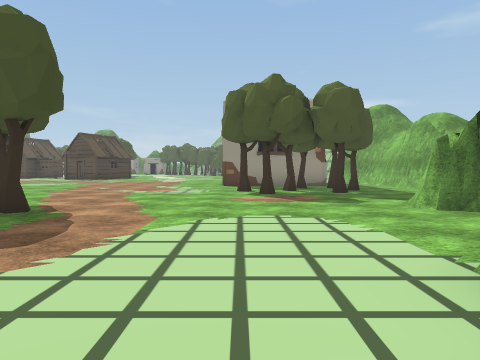
view 1 (above)

24 first-person views from a walk through a scene from a Unity 3-D project. The camera is 1.3 m above the floor, tilts 2° down and sees 70° across. The floor is counted in squares, 2 m on a side. Each view is taken from the middle of a square. On the plan, view 1 faces up. The plan holds only what a view shows up to about 10 squares ahead; the rest is blank. The place goes on beyond the plan. The player character is not drawn. Some animated figures are left out. Some surface patterns are stand-ins.

view 2
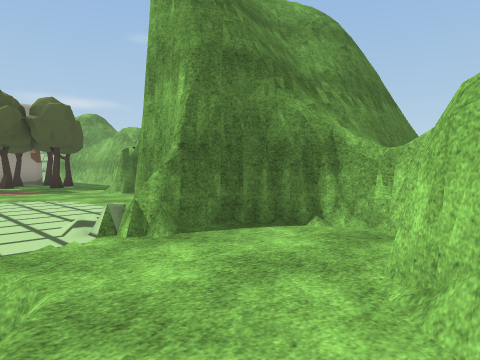

view 3
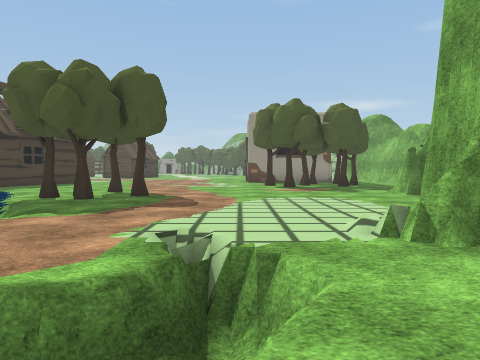

view 4
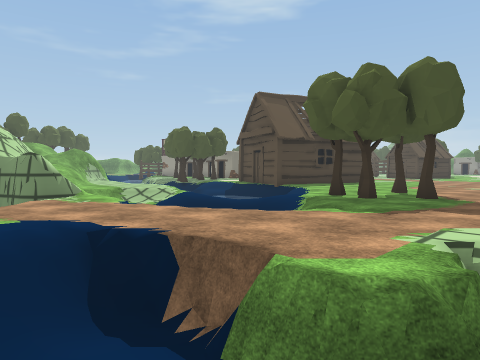

view 5
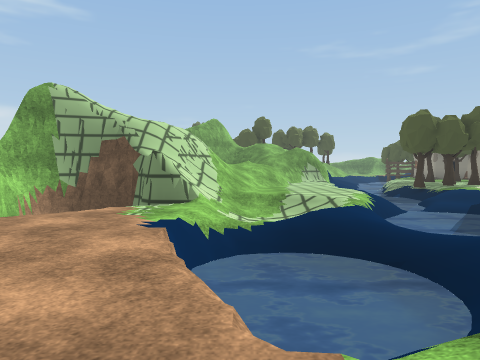

view 6
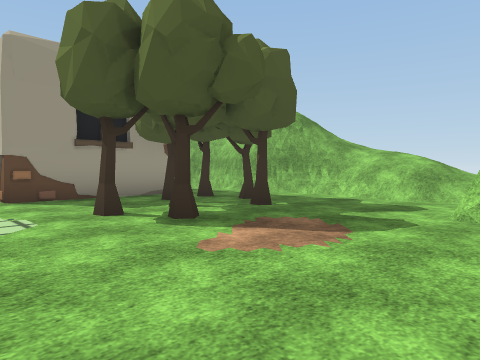

view 7
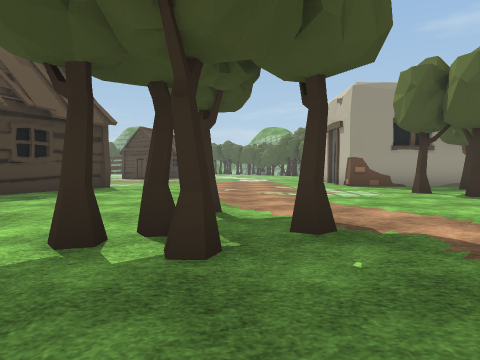

view 8
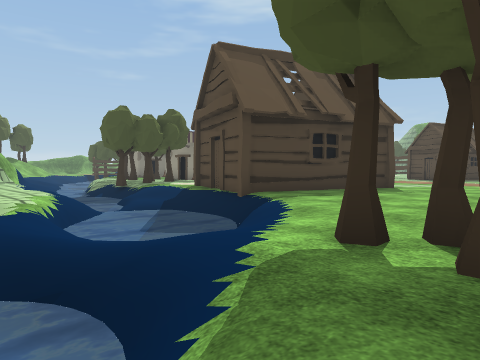

view 9
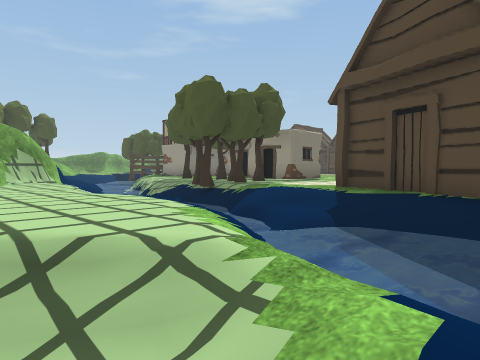

view 10
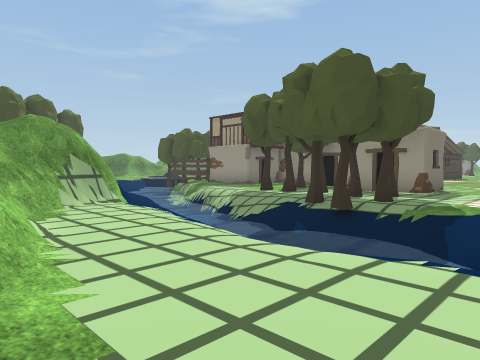

view 11
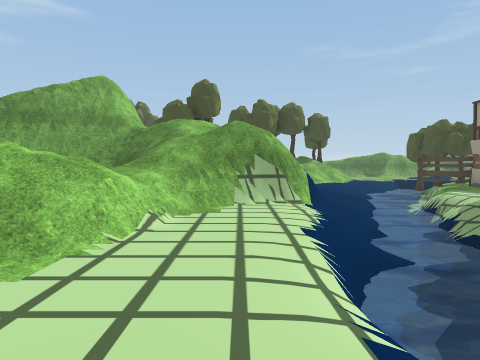

view 12
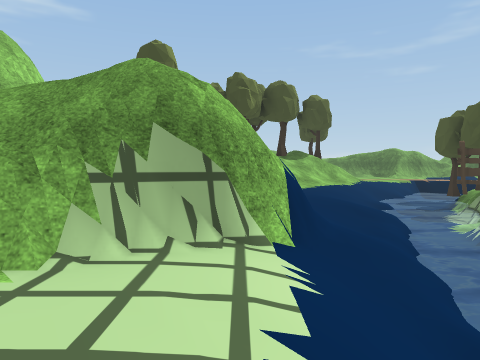

view 13
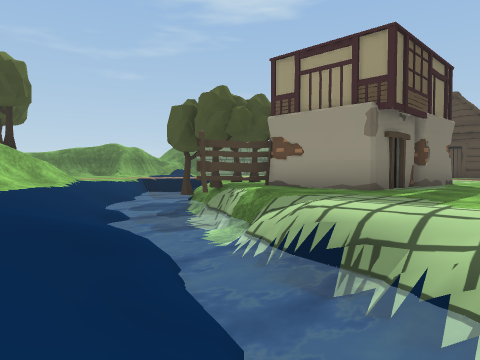

view 14
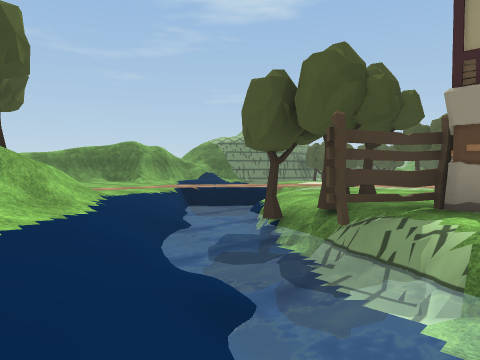

view 15
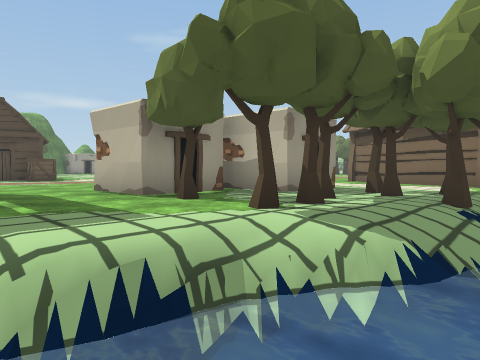

view 16
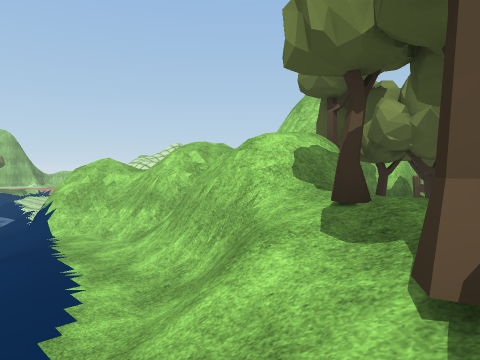

view 17
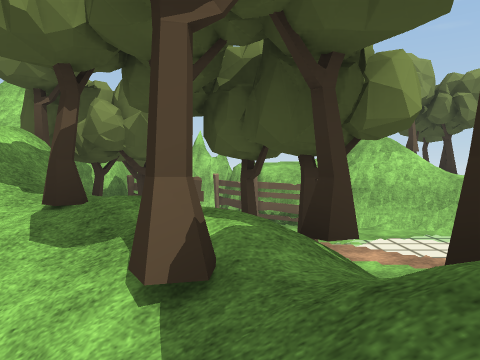

view 18
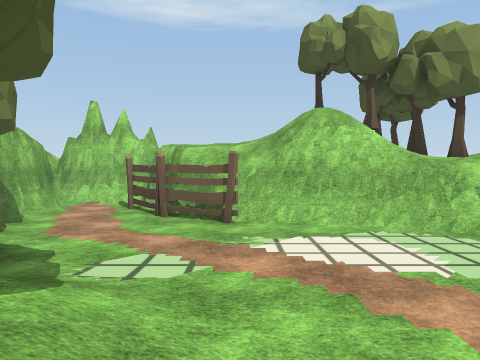

view 19
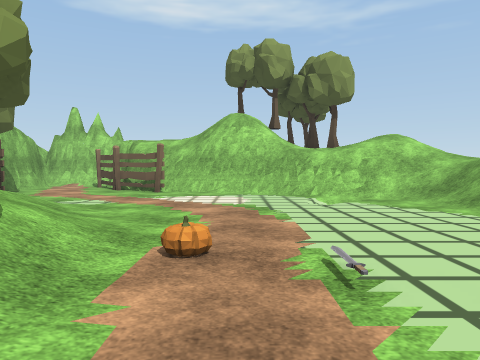

view 20
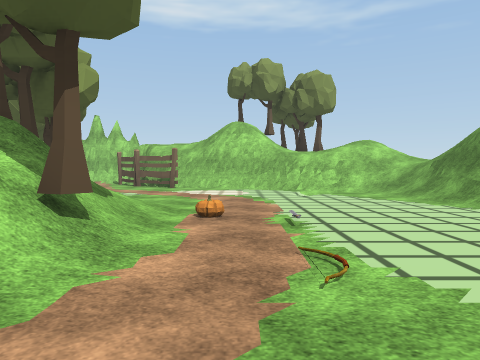

view 21
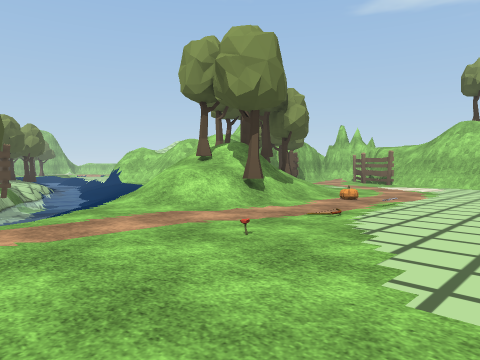

view 22
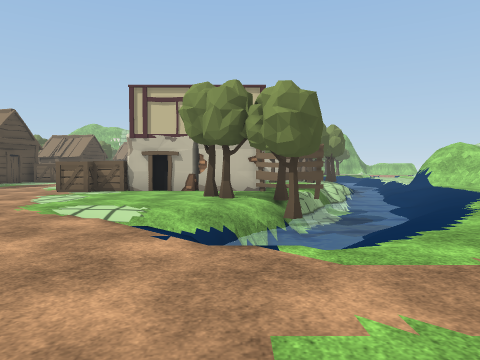

view 23
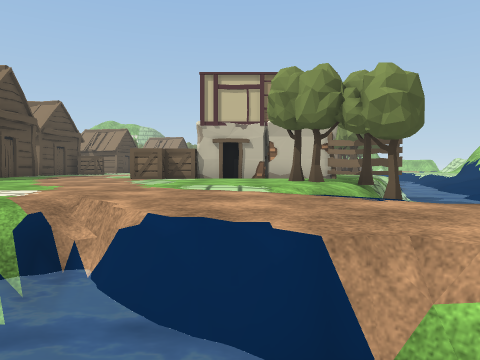

view 24
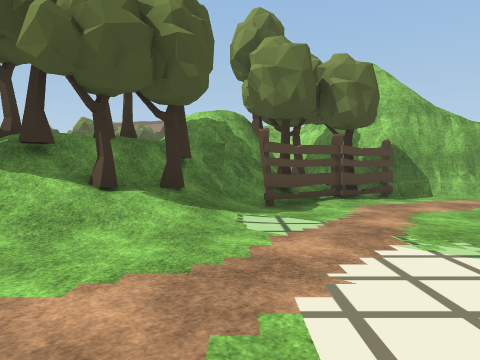

### Floor plan
Key: @ floor where view 1 was taken; # wall or solid block; . main floor; - floor 0.25 m lower than the main floor; _ floor 1 m lower than the main floor; : floor 1.5 m higher than the main floor; < floor 1.5 m lower than the main floor; + floor 2.75 m higher than the main floor; * floor 3.5 m higher than the main floor; % floor 3.75 m higher than the main floor; & floor 4.75 m higher than the main floor; / step, stairs or slope; = window, fence, low wall or low ledge; ~ water the walk can cross; ≈ water the walk keeps out of; v drop or lower ground; T tree; F fence; C crate; O other object.
Columns run from 37 left of view 1 to 7 right of it. Each row starts with its distance up from view 1.
 18       ......C  ...
 17     ~/......C  ...
 16    ~~#......###...
 15   /≈.../....###...
 14    =..≈//.T.###..#
 13 .....≈≈≈≈.T.###..#####.       ..     ####
 12 ...../≈≈≈TTF#....T..##..    ##.. .. .......
 11 ..O..///~~~F=.......##..    #... ......TT..#/
 10 .....////~~~≈≈/..TTT.T...#  #........T.TT..#/
  9  ...////////≈≈≈≈≈...TT...####.........T.T..//
  8  ...T/T///////≈≈≈≈≈/TT/////#..............///
  7 ....//TT///.////≈≈~~_~~///≈≈≈/............///
  6 ....//:////..//////≈~~~~~~~~~//..T......##
  5 ...../T/T/###//###///≈≈≈≈/~~~ /.T.T......#
  4 ....../TT/# =##//#=./...../≈~//..T.......
  3 ......//F##  /////////..../////≈-.......
  2 ./......TTT  /// //////../////≈≈≈/.....#
  1 /=......FT###//=        //////≈≈≈/.....#
  0 //##.F...F######        ==//../..../=@###
 -1 ///###F...#   ##        /=##...../=/=...#
 -2 T T&%+#F..#    #        / #  /..//< /// #
 -3 TT T *##..#             /v#         //#
 -4  T     ####             /v###

Where each view was taken, in squares from view 1:
view 1: 0 up, 0 right, facing up
view 2: 3 down, 1 left, facing up-right
view 3: 3 down, 1 left, facing up
view 4: 3 down, 1 left, facing up-left
view 5: 1 up, 3 left, facing left
view 6: 5 up, 2 left, facing up-right
view 7: 2 up, 4 left, facing up
view 8: 2 up, 4 left, facing up-left
view 9: 2 up, 9 left, facing up-left
view 10: 2 up, 13 left, facing up-left
view 11: 4 up, 13 left, facing left
view 12: 5 up, 17 left, facing left
view 13: 6 up, 20 left, facing up-left
view 14: 7 up, 24 left, facing up-left
view 15: 7 up, 23 left, facing up-right
view 16: 8 up, 30 left, facing down-right
view 17: 8 up, 30 left, facing down
view 18: 6 up, 32 left, facing down
view 19: 9 up, 34 left, facing down
view 20: 11 up, 34 left, facing down
view 21: 13 up, 37 left, facing down-right
view 22: 13 up, 35 left, facing right
view 23: 15 up, 35 left, facing right
view 24: 3 up, 35 left, facing right
